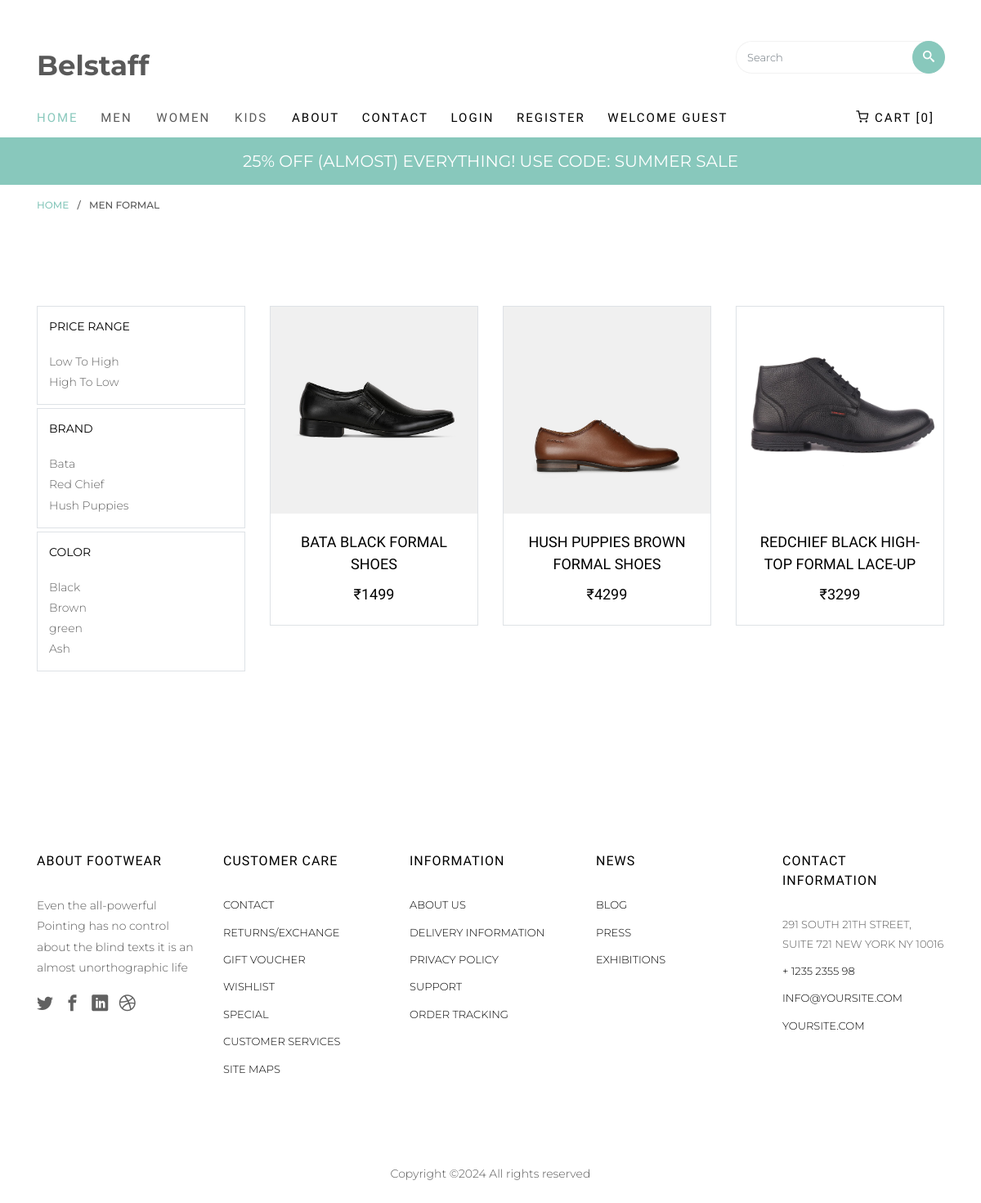
/shop/subcategory/1, run on the app's committed database.
### shop/models.py (models this page shows, shortened)
class Sub_category(models.Model):
    sub_category_name = models.CharField(max_length=100)
    uniquename = models.CharField(max_length=100, default="")
    images = models.ImageField(upload_to='sub_categories/', null=True, blank=True)
    category = models.ForeignKey(Category, on_delete=models.CASCADE)
    def __str__(self):
        return self.uniquename

class Brand(models.Model):
    brandname = models.CharField(max_length=200)
    categories = models.ManyToManyField(Category)
    sub_categories = models.ManyToManyField(Sub_category)

class Color(models.Model):
    color = models.CharField(max_length=200)
    categories = models.ManyToManyField(Category)
    sub_categories = models.ManyToManyField(Sub_category)

class Product(models.Model):
    product_name = models.CharField(max_length=200)
    product_price = models.IntegerField()
    img1 = models.ImageField(upload_to='product/', null=True, blank=True)
    img2 = models.ImageField(upload_to='product/', null=True, blank=True)
    color = models.ForeignKey(Color,on_delete=models.CASCADE)
    brand=models.ForeignKey(Brand,on_delete=models.CASCADE)
    category = models.ForeignKey(Category, on_delete=models.CASCADE)
    Sub_category = models.ForeignKey(Sub_category, on_delete=models.CASCADE)
    created = models.DateTimeField(auto_now_add=True)
    update = models.DateTimeField(auto_now=True)
    description=models.TextField(default="lorem")

### shop/views.py (the view)
# urls.py: path('subcategory/<int:n>',views.sub_category,name='sbctg')
def sub_category(request,n):
    sb=Sub_category.objects.get(id=n)
    pr = Product.objects.filter(Sub_category=sb)
    br = Brand.objects.filter(sub_categories=sb)
    color = Color.objects.filter(sub_categories=sb)
    selected_brand_id = request.GET.get('brand')
    selected_color_id = request.GET.get('color')
    selected_price_range = request.GET.get('price_range')
    if selected_brand_id:
        selected_brand = Brand.objects.get(id=selected_brand_id)
        pr = pr.filter(brand=selected_brand)
    if selected_color_id:
        selected_color = Color.objects.get(id=selected_color_id)
        pr = pr.filter(color=selected_color)
    if selected_price_range:
        if selected_price_range == 'increase':
            pr = pr.order_by('product_price')
        else:
            pr = pr.order_by('-product_price')
    return render(request, 'subcategory.html', {'pr': pr,'sb':sb,'br': br, 'color': color})

### cart/context_processors.py (called while the page is built, shortened)
def cart_num(request):
    cnt=0
    return {'cnt':cnt}

### shop/context_processor.py (called while the page is built)
def men_category(request):
        men_link = Sub_category.objects.filter(category__category_name="Men's Collections")
        return {'men_link': men_link}

def women_category(request):
        wom_link = Sub_category.objects.filter(category__category_name="Women's Collections")
        return {'wom_link': wom_link}

def kids_category(request):
        kids_link = Sub_category.objects.filter(category__category_name="Kid's Collections")
        return {'kids_link': kids_link }

### templates/subcategory.html
{% extends 'base.html' %}
{% load static %}
{% block content %}
<div class="breadcrumbs">
			<div class="container">
				<div class="row">
					<div class="col">
						<p class="bread"><span><a href="{% url 'home:home'%}">Home</a></span> / <span>{{sb}}</span></p>
					</div>
				</div>
			</div>
</div>
<div class="colorlib-product">
    <div class="container">
        <div class="row">
            <div class="col-lg-3 col-xl-3">
                <div class="row">
                    <div class="col-sm-12">
                        <div class="side border mb-1">
                            <h3>Price Range</h3>
                            <ul>
                                    <li><a href="?price_range=increase">Low To High</a></li>
                                    <li><a href="?price_range=decrease">High To Low</a></li>
                            </ul>
                        </div>
                        <div class="side border mb-1">
                            <h3>Brand</h3>
                            <ul>
                                {% for i in br %}
                                    <li><a href="?brand={{i.id}}">{{i.brandname}}</a></li>
                                {% endfor %}
                            </ul>
                        </div>
                        <div class="side border mb-1">
                            <h3>Color</h3>
                            <ul>
                                {% for c in color %}
                                    <li><a href="?color={{c.id}}">{{c.color}}</a></li>
                                {% endfor %}
                            </ul>
                        </div>
                    </div>
                </div>
            </div>
            <div class="col-lg-9 col-xl-9">
                <div class="row row-pb-md">
                    {% for i in pr %}
                        <div class="col-lg-4 mb-4 text-center">
                            <div class="product-entry border">
                                <a href="{% url 'shop:prdtdetail' i.id %}" class="prod-img">
                                    <img src="{{i.img1.url}}" class="img-fluid">
                                </a>
                                <div class="desc">
                                    <h2><a href="#">{{i.product_name}}</a></h2>
                                    <span class="price">&#8377;{{i.product_price}}</span>
                                </div>
                            </div>
                        </div>
                    {% endfor %}
                </div>
            </div>
        </div>
    </div>
</div>
{% endblock %}

### templates/base.html (shortened to what this page needs)
<!DOCTYPE HTML>
{% load static %}
<html>
	<head>
	<link rel="stylesheet" href="{% static 'css/animate.css' %}">
	<link rel="stylesheet" href="{% static 'css/icomoon.css' %}">
	<link rel="stylesheet" href="{% static 'css/ionicons.min.css' %}">
	<link rel="stylesheet" href="{% static 'css/bootstrap.min.css' %}">
	<link rel="stylesheet" href="{% static 'css/magnific-popup.css' %}">
	<link rel="stylesheet" href="{% static 'css/flexslider.css' %}">
	<link rel="stylesheet" href="{% static 'css/owl.carousel.min.css' %}">
	<link rel="stylesheet" href="{% static 'css/owl.theme.default.min.css' %}">
	<link rel="stylesheet" href="{% static 'css/bootstrap-datepicker.css' %}">
	<link rel="stylesheet" href="{% static 'fonts/flaticon/font/flaticon.css' %}">
	<link rel="stylesheet" href="{% static 'css/style.css' %}">
		<link rel="stylesheet" href="https://cdnjs.cloudflare.com/ajax/libs/font-awesome/6.5.2/css/all.min.css" />
	</head>
	<body>
	<div id="page">
		<nav class="colorlib-nav" role="navigation">
			<div class="top-menu">
				<div class="container">
					<div class="row">
						<div class="col-sm-7 col-md-9">
							<div id="colorlib-logo"><a href="index.html">Belstaff</a></div>
						</div>
						<div class="col-sm-5 col-md-3">
			            <form method="POST" action="{% url 'search:searchproducts'%}"  class="search-wrap">
			               <div class="form-group">
			                  <input type="search" name="search" class="form-control search" placeholder="Search">
			                  <button class="btn btn-primary submit-search text-center" type="submit"><i class="icon-search"></i></button>
			               </div>
			            </form>
			         </div>
		         </div>
					<div class="row">
						<div class="col-sm-12 text-left menu-1">
							<ul>
								<li class="active"><a href="{% url 'home:home'%}">Home</a></li>
								<li class="has-dropdown">
									<a>Men</a>
								</li>
								<li class="has-dropdown">
									<a >Women</a>
								</li>
                                 <li class="has-dropdown">
									<a >Kids</a>
								</li>
								<li><a href="about.html">About</a></li>
								<li><a href="contact.html">Contact</a></li>
								{% if user.is_authenticated %}
								<li><a href="{% url 'home:logout' %}">Logout</a></li>
								{% else %}
								<li><a href="{% url 'home:login' %}">Login</a></li>
								<li><a href="{% url 'home:register' %}">Register</a></li>
								{% endif %}
								<li class="cart"><a href="{% url 'cart:vwcrt' %}"><i class="icon-shopping-cart"></i> Cart [{{cnt}}]</a></li>
								{% if user.is_authenticated %}
								<li><a href="about.html"> welcome {{user.username}}</a></li>
								{% else %}
								<li><a href="about.html">welcome guest</a></li>
								{% endif %}
							</ul>
						</div>
					</div>
				</div>
			</div>
	<div class="sale">
				<div class="container">
					<div class="row">
						<div class="col-sm-8 offset-sm-2 text-center">
							<div class="row">
								<div class="owl-carousel2">
									<div class="item">
										<div class="col">
											<h3><a href="#">25% off (Almost) Everything! Use Code: Summer Sale</a></h3>
										</div>
									</div>
								</div>
							</div>
						</div>
					</div>
				</div>
			</div>
		</nav>
    {% block content %}
    {% endblock %}
    <footer id="colorlib-footer" role="contentinfo">
			<div class="container">
				<div class="row row-pb-md">
					<div class="col footer-col colorlib-widget">
						<h4>About Footwear</h4>
						<p>Even the all-powerful Pointing has no control about the blind texts it is an almost unorthographic life</p>
						<p>
							<ul class="colorlib-social-icons">
								<li><a href="#"><i class="icon-twitter"></i></a></li>
								<li><a href="#"><i class="icon-facebook"></i></a></li>
								<li><a href="#"><i class="icon-linkedin"></i></a></li>
								<li><a href="#"><i class="icon-dribbble"></i></a></li>
							</ul>
						</p>
					</div>
					<div class="col footer-col colorlib-widget">
						<h4>Customer Care</h4>
						<p>
							<ul class="colorlib-footer-links">
								<li><a href="#">Contact</a></li>
								<li><a href="#">Returns/Exchange</a></li>
								<li><a href="#">Gift Voucher</a></li>
								<li><a href="#">Wishlist</a></li>
								<li><a href="#">Special</a></li>
								<li><a href="#">Customer Services</a></li>
								<li><a href="#">Site maps</a></li>
							</ul>
						</p>
					</div>
					<div class="col footer-col colorlib-widget">
						<h4>Information</h4>
						<p>
							<ul class="colorlib-footer-links">
								<li><a href="#">About us</a></li>
								<li><a href="#">Delivery Information</a></li>
								<li><a href="#">Privacy Policy</a></li>
								<li><a href="#">Support</a></li>
								<li><a href="#">Order Tracking</a></li>
							</ul>
						</p>
					</div>
					<div class="col footer-col">
						<h4>News</h4>
						<ul class="colorlib-footer-links">
							<li><a href="blog.html">Blog</a></li>
							<li><a href="#">Press</a></li>
							<li><a href="#">Exhibitions</a></li>
						</ul>
					</div>
					<div class="col footer-col">
						<h4>Contact Information</h4>
						<ul class="colorlib-footer-links">
							<li>291 South 21th Street, <br> Suite 721 New York NY 10016</li>
							<li><a href="tel://1234567920">+ 1235 2355 98</a></li>
							<li><a href="mailto:info@yoursite.com">info@yoursite.com</a></li>
							<li><a href="#">yoursite.com</a></li>
						</ul>
					</div>
				</div>
			</div>
			<div class="copy">
				<div class="row">
					<div class="col-sm-12 text-center">
						<p>
							<span>
Copyright &copy;<script>document.write(new Date().getFullYear());</script> All rights reserved
</span>
						</p>
					</div>
				</div>
			</div>
		</footer>
	</div>
</body>
</html>

### static/css/icomoon.css (style rules this page uses)
[class^="icon-"], [class*=" icon-"] { font-family: 'icomoon' !important; speak: none; font-style: normal; font-weight: normal; font-variant: normal; text-transform: none; line-height: 1; -webkit-font-smoothing: antialiased; -moz-osx-font-smoothing: grayscale; }
.icon-shopping-cart:before { content: "\e9c8"; }
.icon-search:before { content: "\ebfd"; }
.icon-facebook:before { content: "\ed07"; }
.icon-twitter:before { content: "\ed0d"; }
.icon-dribbble:before { content: "\ed1e"; }
.icon-linkedin:before { content: "\ed40"; }

### data on the page
Sub_category: uniquename "MEN FORMAL"
Brand: brandname "Bata"
Brand: brandname "Red Chief"
Brand: brandname "Hush Puppies"
Color: color "Black"
Color: color "Brown"
Color: color "green"
Color: color "Ash"
Product: img1 (picture), product_name "BATA BLACK FORMAL SHOES", product_price "1499"
Product: img1 (picture), product_name "HUSH PUPPIES BROWN FORMAL SHOES", product_price "4299"
Product: img1 (picture), product_name "REDCHIEF BLACK HIGH-TOP FORMAL LACE-UP", product_price "3299"

### other printed values
{{ cnt }} "0"
